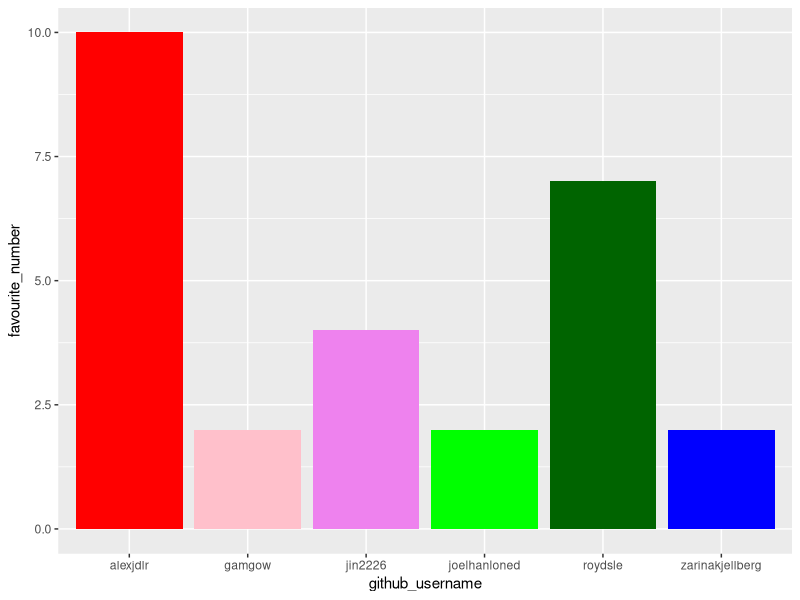
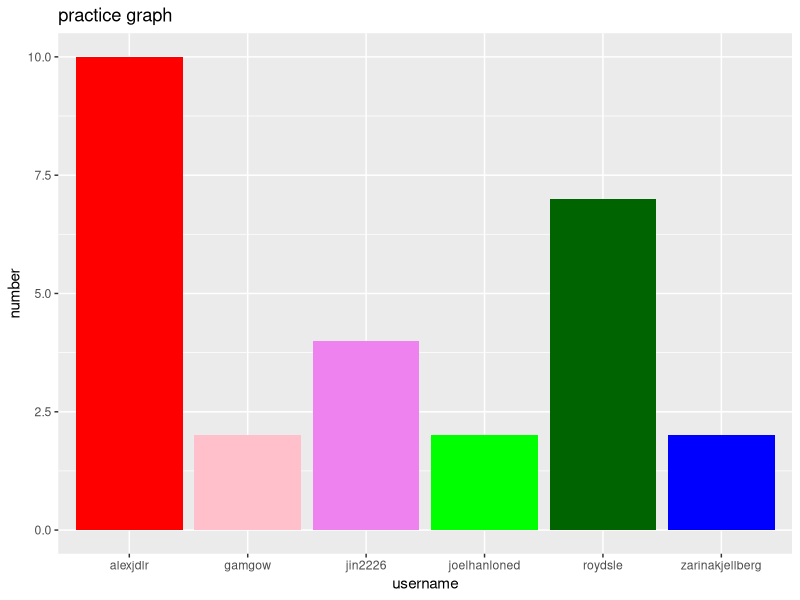
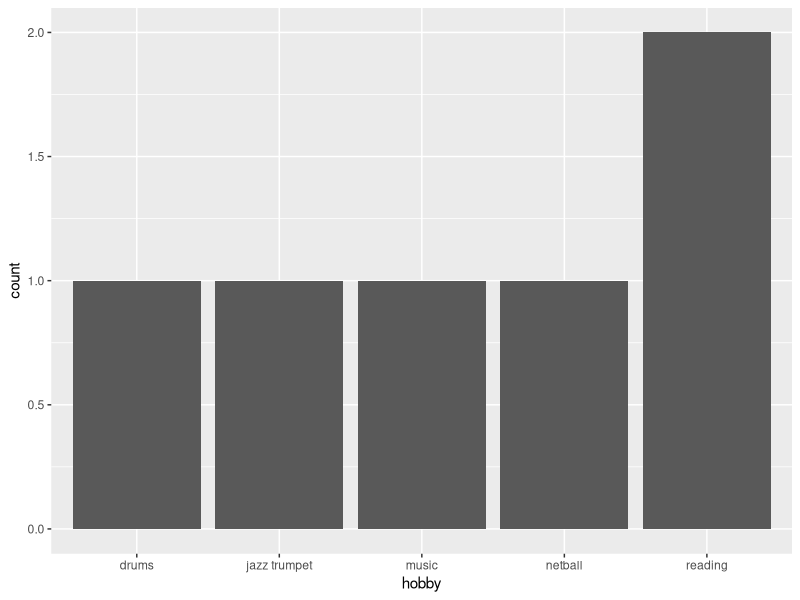

Write R code to recreate these figures, in order.
## ---- chunk 1
library(tidyverse) 
## ---- chunk 2
team_data <- tibble(
  name = c("Lucy", "Zazzie", "Gabriel", 
           "Jin", "Alex", "Joel"),
  github_username = c("roydsle", "zarinakjellberg", "gamgow", 
                      "jin2226", "alexjdlr", "joelhanloned"), 
  colour = c("darkgreen", "blue", "pink", 
             "violet", "red", "green"),
  hobby = c("reading", "netball", "jazz trumpet", 
            "reading", "music", "drums"),
  favourite_number = c(7, 2, 2, 4, 10, 2)
  )

team_data
## ---- chunk 3
p1 <- ggplot(data = team_data, 
             mapping = aes(x = github_username, 
                           y = favourite_number,
                           fill = colour), 
             ) +
   geom_col() +
   scale_fill_identity()
p1
## ---- chunk 4
p1 + labs(x = "username", 
          y = "number",
          title = "practice graph")
## ---- chunk 5
p2 <- ggplot(team_data, aes(x = hobby)) +
  geom_bar()
p2
